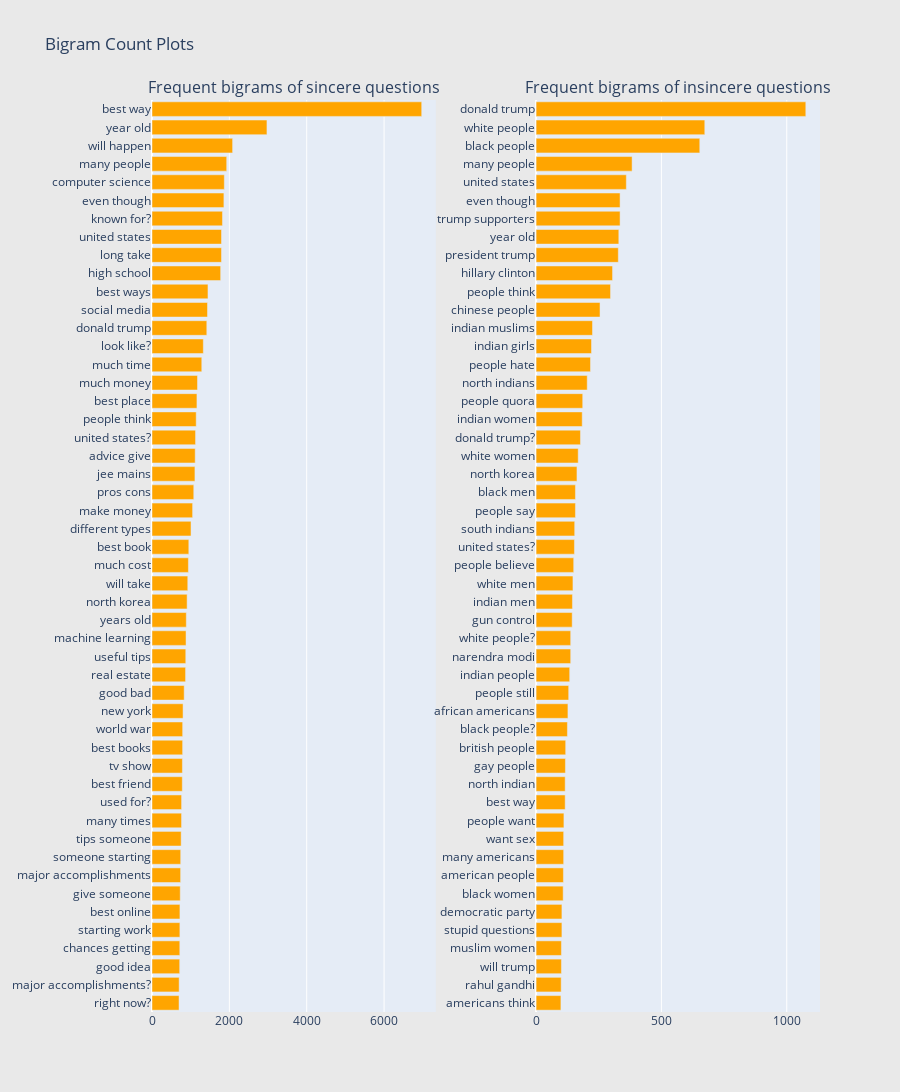

Source (notebook cell):
### Code cell
freq_dict = defaultdict(int)
for sent in train0_df["question_text"]:
    for word in generate_ngrams(sent,2):
        freq_dict[word] += 1
fd_sorted = pd.DataFrame(sorted(freq_dict.items(), key=lambda x: x[1])[::-1])
fd_sorted.columns = ["word", "wordcount"]
trace0 = horizontal_bar_chart(fd_sorted.head(50), 'orange')


freq_dict = defaultdict(int)
for sent in train1_df["question_text"]:
    for word in generate_ngrams(sent,2):
        freq_dict[word] += 1
fd_sorted = pd.DataFrame(sorted(freq_dict.items(), key=lambda x: x[1])[::-1])
fd_sorted.columns = ["word", "wordcount"]
trace1 = horizontal_bar_chart(fd_sorted.head(50), 'orange')

fig = tools.make_subplots(rows=1, cols=2, vertical_spacing=0.04,horizontal_spacing=0.15,
                          subplot_titles=["Frequent bigrams of sincere questions", 
                                          "Frequent bigrams of insincere questions"])
fig.append_trace(trace0, 1, 1)
fig.append_trace(trace1, 1, 2)
fig['layout'].update(height=1200, width=900, paper_bgcolor='rgb(233,233,233)', title="Bigram Count Plots")
py.iplot(fig, filename='word-plots')

### Figure 1 — Plotly figure (JSON) as saved in the notebook; plotly's stock layout.template omitted (floating-point values rounded to 4 significant figures)
{"data": [{"marker": {"color": "orange"}, "orientation": "h", "showlegend": false, "type": "bar", "x": [699, 702, 716, 719, 721, 722, 730, 740, 742, 754, 764, 765, 783, 786, 792, 793, 803, 832, 868, 873, 880, 887, 908, 925, 941, 952, 1009, 1050, 1080, 1110, 1117, 1126, 1143, 1162, 1176, 1287, 1327, 1417, 1435, 1447, 1775, 1796, 1797, 1822, 1859, 1870, 1931, 2084, 2972, 6973], "xaxis": "x", "y": ["right now?", "major accomplishments?", "good idea", "chances getting", "starting work", "best online", "give someone", "major accomplishments", "someone starting", "tips someone", "many times", "used for?", "best friend", "tv show", "best books", "world war", "new york", "good bad", "real estate", "useful tips", "machine learning", "years old", "north korea", "will take", "much cost", "best book", "different types", "make money", "pros cons", "jee mains", "advice give", "united states?", "people think", "best place", "much money", "much time", "look like?", "donald trump", "social media", "best ways", "high school", "long take", "united states", "known for?", "even though", "computer science", "many people", "will happen", "year old", "best way"], "yaxis": "y"}, {"marker": {"color": "orange"}, "orientation": "h", "showlegend": false, "type": "bar", "x": [99, 100, 101, 101, 103, 103, 108, 109, 110, 110, 111, 116, 116, 117, 118, 125, 127, 130, 134, 138, 138, 144, 145, 147, 150, 153, 154, 157, 157, 163, 168, 177, 184, 186, 204, 217, 221, 225, 255, 297, 305, 328, 330, 335, 335, 360, 383, 653, 673, 1076], "xaxis": "x2", "y": ["americans think", "rahul gandhi", "will trump", "muslim women", "stupid questions", "democratic party", "black women", "american people", "many americans", "want sex", "people want", "best way", "north indian", "gay people", "british people", "black people?", "african americans", "people still", "indian people", "narendra modi", "white people?", "gun control", "indian men", "white men", "people believe", "united states?", "south indians", "people say", "black men", "north korea", "white women", "donald trump?", "indian women", "people quora", "north indians", "people hate", "indian girls", "indian muslims", "chinese people", "people think", "hillary clinton", "president trump", "year old", "trump supporters", "even though", "united states", "many people", "black people", "white people", "donald trump"], "yaxis": "y2"}], "layout": {"annotations": [{"font": {"size": 16}, "showarrow": false, "text": "Frequent bigrams of sincere questions", "x": 0.2125, "xanchor": "center", "xref": "paper", "y": 1, "yanchor": "bottom", "yref": "paper"}, {"font": {"size": 16}, "showarrow": false, "text": "Frequent bigrams of insincere questions", "x": 0.7875, "xanchor": "center", "xref": "paper", "y": 1, "yanchor": "bottom", "yref": "paper"}], "height": 1200, "paper_bgcolor": "rgb(233,233,233)", "title": {"text": "Bigram Count Plots"}, "width": 900, "xaxis": {"anchor": "y", "domain": [0, 0.425]}, "xaxis2": {"anchor": "y2", "domain": [0.575, 1]}, "yaxis": {"anchor": "x", "domain": [0, 1]}, "yaxis2": {"anchor": "x2", "domain": [0, 1]}}}
